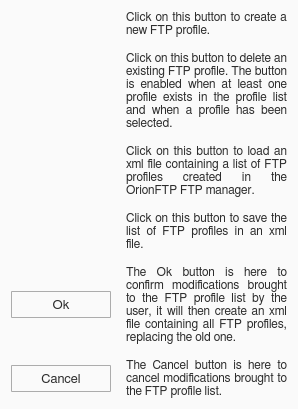
      <widget class="QFrame" name="frame">
       <property name="styleSheet">
        <string notr="true">QFrame {
    border-radius: 10px;
    background-color: rgb(250,250,250);
    border-top-left-radius: 0px;
}</string>
       </property>
       <property name="frameShape">
        <enum>QFrame::NoFrame</enum>
       </property>
       <layout class="QGridLayout" name="gridLayout">
        <item row="0" column="0">
         <layout class="QGridLayout" name="gridLayout_2">
          <property name="spacing">
           <number>15</number>
          </property>
          <item row="0" column="0">
           <layout class="QHBoxLayout" name="horizontalLayout">
            <item>
             <spacer name="horizontalSpacer">
              <property name="orientation">
               <enum>Qt::Horizontal</enum>
              </property>
              <property name="sizeType">
               <enum>QSizePolicy::Preferred</enum>
              </property>
              <property name="sizeHint" stdset="0">
               <size>
                <width>20</width>
                <height>20</height>
               </size>
              </property>
             </spacer>
            </item>
            <item>
             <widget class="QLabel" name="miw_icon_1">
              <property name="minimumSize">
               <size>
                <width>23</width>
                <height>23</height>
               </size>
              </property>
              <property name="maximumSize">
               <size>
                <width>23</width>
                <height>23</height>
               </size>
              </property>
              <property name="text">
               <string/>
              </property>
              <property name="pixmap">
               <pixmap>icons/plus_icon.svg</pixmap>
              </property>
              <property name="scaledContents">
               <bool>true</bool>
              </property>
             </widget>
            </item>
           </layout>
          </item>
          <item row="0" column="1">
           <widget class="QLabel" name="miw_label_2">
            <property name="sizePolicy">
             <sizepolicy hsizetype="Expanding" vsizetype="Preferred">
              <horstretch>0</horstretch>
              <verstretch>0</verstretch>
             </sizepolicy>
            </property>
            <property name="minimumSize">
             <size>
              <width>0</width>
              <height>0</height>
             </size>
            </property>
            <property name="maximumSize">
             <size>
              <width>16777215</width>
              <height>16777215</height>
             </size>
            </property>
            <property name="font">
             <font>
              <family>FreeSans</family>
              <pointsize>9</pointsize>
              <stylestrategy>PreferAntialias</stylestrategy>
              <kerning>true</kerning>
             </font>
            </property>
            <property name="styleSheet">
             <string notr="true">QLabel {
	color: rgb(45,45,45);
}</string>
            </property>
            <property name="frameShape">
             <enum>QFrame::NoFrame</enum>
            </property>
            <property name="frameShadow">
             <enum>QFrame::Plain</enum>
            </property>
            <property name="lineWidth">
             <number>0</number>
            </property>
            <property name="midLineWidth">
             <number>0</number>
            </property>
            <property name="text">
             <string>&lt;html&gt;&lt;head/&gt;&lt;body&gt;&lt;p&gt;Click on this button to create a new FTP profile.&lt;/p&gt;&lt;/body&gt;&lt;/html&gt;</string>
            </property>
            <property name="textFormat">
             <enum>Qt::AutoText</enum>
            </property>
            <property name="alignment">
             <set>Qt::AlignJustify|Qt::AlignVCenter</set>
            </property>
            <property name="wordWrap">
             <bool>true</bool>
            </property>
           </widget>
          </item>
          <item row="1" column="0">
           <layout class="QHBoxLayout" name="horizontalLayout_3">
            <item>
             <spacer name="horizontalSpacer_8">
              <property name="orientation">
               <enum>Qt::Horizontal</enum>
              </property>
              <property name="sizeType">
               <enum>QSizePolicy::Preferred</enum>
              </property>
              <property name="sizeHint" stdset="0">
               <size>
                <width>20</width>
                <height>20</height>
               </size>
              </property>
             </spacer>
            </item>
            <item>
             <widget class="QLabel" name="miw_icon_2">
              <property name="minimumSize">
               <size>
                <width>23</width>
                <height>23</height>
               </size>
              </property>
              <property name="maximumSize">
               <size>
                <width>23</width>
                <height>23</height>
               </size>
              </property>
              <property name="text">
               <string/>
              </property>
              <property name="pixmap">
               <pixmap>icons/del_tick_icon.svg</pixmap>
              </property>
              <property name="scaledContents">
               <bool>true</bool>
              </property>
             </widget>
            </item>
           </layout>
          </item>
          <item row="1" column="1">
           <widget class="QLabel" name="miw_label_3">
            <property name="sizePolicy">
             <sizepolicy hsizetype="Expanding" vsizetype="Preferred">
              <horstretch>0</horstretch>
              <verstretch>0</verstretch>
             </sizepolicy>
            </property>
            <property name="minimumSize">
             <size>
              <width>0</width>
              <height>0</height>
             </size>
            </property>
            <property name="maximumSize">
             <size>
              <width>16777215</width>
              <height>16777215</height>
             </size>
            </property>
            <property name="font">
             <font>
              <family>FreeSans</family>
              <pointsize>9</pointsize>
              <stylestrategy>PreferAntialias</stylestrategy>
              <kerning>true</kerning>
             </font>
            </property>
            <property name="styleSheet">
             <string notr="true">QLabel {
	color: rgb(45,45,45);
}</string>
            </property>
            <property name="frameShape">
             <enum>QFrame::NoFrame</enum>
            </property>
            <property name="frameShadow">
             <enum>QFrame::Plain</enum>
            </property>
            <property name="lineWidth">
             <number>0</number>
            </property>
            <property name="midLineWidth">
             <number>0</number>
            </property>
            <property name="text">
             <string>&lt;html&gt;&lt;head/&gt;&lt;body&gt;&lt;p&gt;Click on this button to delete an existing FTP profile. The button is enabled when at least one profile exists in the profile list and when a profile has been selected.&lt;/p&gt;&lt;/body&gt;&lt;/html&gt;</string>
            </property>
            <property name="textFormat">
             <enum>Qt::AutoText</enum>
            </property>
            <property name="alignment">
             <set>Qt::AlignJustify|Qt::AlignVCenter</set>
            </property>
            <property name="wordWrap">
             <bool>true</bool>
            </property>
           </widget>
          </item>
          <item row="2" column="0">
           <layout class="QHBoxLayout" name="horizontalLayout_4">
            <item>
             <spacer name="horizontalSpacer_9">
              <property name="orientation">
               <enum>Qt::Horizontal</enum>
              </property>
              <property name="sizeType">
               <enum>QSizePolicy::Preferred</enum>
              </property>
              <property name="sizeHint" stdset="0">
               <size>
                <width>20</width>
                <height>20</height>
               </size>
              </property>
             </spacer>
            </item>
            <item>
             <widget class="QLabel" name="miw_icon_3">
              <property name="minimumSize">
               <size>
                <width>23</width>
                <height>23</height>
               </size>
              </property>
              <property name="maximumSize">
               <size>
                <width>23</width>
                <height>23</height>
               </size>
              </property>
              <property name="text">
               <string/>
              </property>
              <property name="pixmap">
               <pixmap>icons/open_popup_icon.svg</pixmap>
              </property>
              <property name="scaledContents">
               <bool>true</bool>
              </property>
             </widget>
            </item>
           </layout>
          </item>
          <item row="2" column="1">
           <widget class="QLabel" name="miw_label_4">
            <property name="sizePolicy">
             <sizepolicy hsizetype="Expanding" vsizetype="Preferred">
              <horstretch>0</horstretch>
              <verstretch>0</verstretch>
             </sizepolicy>
            </property>
            <property name="minimumSize">
             <size>
              <width>0</width>
              <height>0</height>
             </size>
            </property>
            <property name="maximumSize">
             <size>
              <width>16777215</width>
              <height>16777215</height>
             </size>
            </property>
            <property name="font">
             <font>
              <family>FreeSans</family>
              <pointsize>9</pointsize>
              <stylestrategy>PreferAntialias</stylestrategy>
              <kerning>true</kerning>
             </font>
            </property>
            <property name="styleSheet">
             <string notr="true">QLabel {
	color: rgb(45,45,45);
}</string>
            </property>
            <property name="frameShape">
             <enum>QFrame::NoFrame</enum>
            </property>
            <property name="frameShadow">
             <enum>QFrame::Plain</enum>
            </property>
            <property name="lineWidth">
             <number>0</number>
            </property>
            <property name="midLineWidth">
             <number>0</number>
            </property>
            <property name="text">
             <string>&lt;html&gt;&lt;head/&gt;&lt;body&gt;&lt;p&gt;Click on this button to load an xml file containing a list of FTP profiles created in the OrionFTP FTP manager.&lt;/p&gt;&lt;/body&gt;&lt;/html&gt;</string>
            </property>
            <property name="textFormat">
             <enum>Qt::AutoText</enum>
            </property>
            <property name="alignment">
             <set>Qt::AlignJustify|Qt::AlignVCenter</set>
            </property>
            <property name="wordWrap">
             <bool>true</bool>
            </property>
           </widget>
          </item>
          <item row="3" column="0">
           <layout class="QHBoxLayout" name="horizontalLayout_5">
            <item>
             <spacer name="horizontalSpacer_10">
              <property name="orientation">
               <enum>Qt::Horizontal</enum>
              </property>
              <property name="sizeType">
               <enum>QSizePolicy::Preferred</enum>
              </property>
              <property name="sizeHint" stdset="0">
               <size>
                <width>20</width>
                <height>20</height>
               </size>
              </property>
             </spacer>
            </item>
            <item>
             <widget class="QLabel" name="miw_icon_4">
              <property name="minimumSize">
               <size>
                <width>23</width>
                <height>23</height>
               </size>
              </property>
              <property name="maximumSize">
               <size>
                <width>23</width>
                <height>23</height>
               </size>
              </property>
              <property name="text">
               <string/>
              </property>
              <property name="pixmap">
               <pixmap>icons/save_icon.svg</pixmap>
              </property>
              <property name="scaledContents">
               <bool>true</bool>
              </property>
             </widget>
            </item>
           </layout>
          </item>
          <item row="3" column="1">
           <widget class="QLabel" name="miw_label_5">
            <property name="sizePolicy">
             <sizepolicy hsizetype="Expanding" vsizetype="Preferred">
              <horstretch>0</horstretch>
              <verstretch>0</verstretch>
             </sizepolicy>
            </property>
            <property name="minimumSize">
             <size>
              <width>0</width>
              <height>0</height>
             </size>
            </property>
            <property name="maximumSize">
             <size>
              <width>16777215</width>
              <height>16777215</height>
             </size>
            </property>
            <property name="font">
             <font>
              <family>FreeSans</family>
              <pointsize>9</pointsize>
              <stylestrategy>PreferAntialias</stylestrategy>
              <kerning>true</kerning>
             </font>
            </property>
            <property name="styleSheet">
             <string notr="true">QLabel {
	color: rgb(45,45,45);
}</string>
            </property>
            <property name="frameShape">
             <enum>QFrame::NoFrame</enum>
            </property>
            <property name="frameShadow">
             <enum>QFrame::Plain</enum>
            </property>
            <property name="lineWidth">
             <number>0</number>
            </property>
            <property name="midLineWidth">
             <number>0</number>
            </property>
            <property name="text">
             <string>&lt;html&gt;&lt;head/&gt;&lt;body&gt;&lt;p&gt;Click on this button to save the list of FTP profiles in an xml file.&lt;/p&gt;&lt;/body&gt;&lt;/html&gt;</string>
            </property>
            <property name="textFormat">
             <enum>Qt::AutoText</enum>
            </property>
            <property name="alignment">
             <set>Qt::AlignJustify|Qt::AlignVCenter</set>
            </property>
            <property name="wordWrap">
             <bool>true</bool>
            </property>
           </widget>
          </item>
          <item row="4" column="0">
           <widget class="QToolButton" name="miw_ok_button">
            <property name="enabled">
             <bool>false</bool>
            </property>
            <property name="minimumSize">
             <size>
              <width>100</width>
              <height>27</height>
             </size>
            </property>
            <property name="maximumSize">
             <size>
              <width>100</width>
              <height>27</height>
             </size>
            </property>
            <property name="font">
             <font>
              <family>FreeSans</family>
              <pointsize>10</pointsize>
              <weight>50</weight>
              <bold>false</bold>
              <stylestrategy>PreferAntialias</stylestrategy>
              <kerning>true</kerning>
             </font>
            </property>
            <property name="styleSheet">
             <string notr="true">QToolButton {
    border: 1px solid #acacac;
    border-radius: 1px;
    background-color: qlineargradient(x1: 0, y1: 0, x2: 0, y2: 1, 
								stop: 0 #f0f0f0, stop: 1 #e5e5e5);
	color: rgb(45,45,45);
}</string>
            </property>
            <property name="text">
             <string>Ok</string>
            </property>
           </widget>
          </item>
          <item row="4" column="1">
           <widget class="QLabel" name="miw_label_6">
            <property name="sizePolicy">
             <sizepolicy hsizetype="Expanding" vsizetype="Preferred">
              <horstretch>0</horstretch>
              <verstretch>0</verstretch>
             </sizepolicy>
            </property>
            <property name="minimumSize">
             <size>
              <width>0</width>
              <height>0</height>
             </size>
            </property>
            <property name="maximumSize">
             <size>
              <width>16777215</width>
              <height>16777215</height>
             </size>
            </property>
            <property name="font">
             <font>
              <family>FreeSans</family>
              <pointsize>9</pointsize>
              <stylestrategy>PreferAntialias</stylestrategy>
              <kerning>true</kerning>
             </font>
            </property>
            <property name="styleSheet">
             <string notr="true">QLabel {
	color: rgb(45,45,45);
}</string>
            </property>
            <property name="frameShape">
             <enum>QFrame::NoFrame</enum>
            </property>
            <property name="frameShadow">
             <enum>QFrame::Plain</enum>
            </property>
            <property name="lineWidth">
             <number>0</number>
            </property>
            <property name="midLineWidth">
             <number>0</number>
            </property>
            <property name="text">
             <string>&lt;html&gt;&lt;head/&gt;&lt;body&gt;&lt;p&gt;The Ok button is here to confirm modifications brought to the FTP profile list by the user, it will then create an xml file containing all FTP profiles, replacing the old one.&lt;/p&gt;&lt;/body&gt;&lt;/html&gt;</string>
            </property>
            <property name="textFormat">
             <enum>Qt::AutoText</enum>
            </property>
            <property name="alignment">
             <set>Qt::AlignJustify|Qt::AlignVCenter</set>
            </property>
            <property name="wordWrap">
             <bool>true</bool>
            </property>
           </widget>
          </item>
          <item row="5" column="0">
           <widget class="QToolButton" name="miw_cancel_button">
            <property name="enabled">
             <bool>false</bool>
            </property>
            <property name="minimumSize">
             <size>
              <width>100</width>
              <height>27</height>
             </size>
            </property>
            <property name="maximumSize">
             <size>
              <width>100</width>
              <height>27</height>
             </size>
            </property>
            <property name="font">
             <font>
              <family>FreeSans</family>
              <pointsize>10</pointsize>
              <weight>50</weight>
              <bold>false</bold>
              <stylestrategy>PreferAntialias</stylestrategy>
              <kerning>true</kerning>
             </font>
            </property>
            <property name="styleSheet">
             <string notr="true">QToolButton {
    border: 1px solid #acacac;
    border-radius: 1px;
    background-color: qlineargradient(x1: 0, y1: 0, x2: 0, y2: 1, 
								stop: 0 #f0f0f0, stop: 1 #e5e5e5);
	color: rgb(45,45,45);
}</string>
            </property>
            <property name="text">
             <string>Cancel</string>
            </property>
           </widget>
          </item>
          <item row="5" column="1">
           <widget class="QLabel" name="miw_label_7">
            <property name="sizePolicy">
             <sizepolicy hsizetype="Expanding" vsizetype="Preferred">
              <horstretch>0</horstretch>
              <verstretch>0</verstretch>
             </sizepolicy>
            </property>
            <property name="minimumSize">
             <size>
              <width>0</width>
              <height>0</height>
             </size>
            </property>
            <property name="maximumSize">
             <size>
              <width>16777215</width>
              <height>16777215</height>
             </size>
            </property>
            <property name="font">
             <font>
              <family>FreeSans</family>
              <pointsize>9</pointsize>
              <stylestrategy>PreferAntialias</stylestrategy>
              <kerning>true</kerning>
             </font>
            </property>
            <property name="styleSheet">
             <string notr="true">QLabel {
	color: rgb(45,45,45);
}</string>
            </property>
            <property name="frameShape">
             <enum>QFrame::NoFrame</enum>
            </property>
            <property name="frameShadow">
             <enum>QFrame::Plain</enum>
            </property>
            <property name="lineWidth">
             <number>0</number>
            </property>
            <property name="midLineWidth">
             <number>0</number>
            </property>
            <property name="text">
             <string>&lt;html&gt;&lt;head/&gt;&lt;body&gt;&lt;p&gt;The Cancel button is here to cancel modifications brought to the FTP profile list.&lt;/p&gt;&lt;/body&gt;&lt;/html&gt;</string>
            </property>
            <property name="textFormat">
             <enum>Qt::AutoText</enum>
            </property>
            <property name="alignment">
             <set>Qt::AlignJustify|Qt::AlignVCenter</set>
            </property>
            <property name="wordWrap">
             <bool>true</bool>
            </property>
           </widget>
          </item>
         </layout>
        </item>
       </layout>
      </widget>
